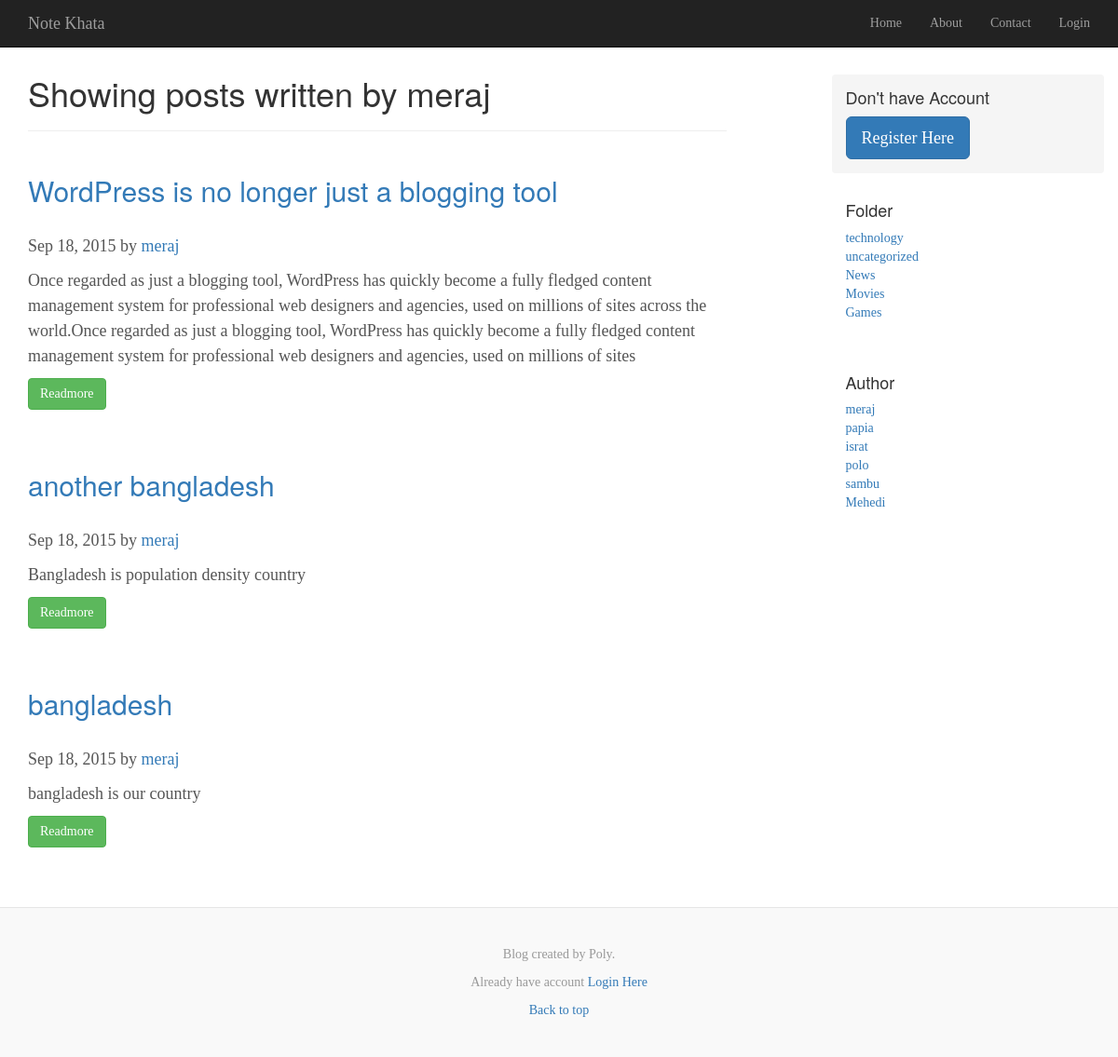
The page /frontend/author.php on the database its author committed.
### tables this page shows
CREATE TABLE IF NOT EXISTS `user` (
`id` int(30) NOT NULL,
  `first_name` varchar(30) NOT NULL,
  `last_name` varchar(30) NOT NULL,
  `date_of_birth` varchar(15) NOT NULL,
  `username` varchar(30) NOT NULL,
  `password` varchar(30) NOT NULL,
  `reg_time` timestamp NOT NULL DEFAULT CURRENT_TIMESTAMP ON UPDATE CURRENT_TIMESTAMP
);

CREATE TABLE IF NOT EXISTS `post` (
`id` int(30) NOT NULL,
  `title` varchar(255) NOT NULL,
  `post` text NOT NULL,
  `folder_id` int(30) NOT NULL,
  `user_id` int(30) NOT NULL,
  `date` timestamp NOT NULL DEFAULT CURRENT_TIMESTAMP ON UPDATE CURRENT_TIMESTAMP
);

CREATE TABLE IF NOT EXISTS `folder` (
`id` int(30) NOT NULL,
  `folder_name` varchar(30) NOT NULL,
  `date` timestamp NOT NULL DEFAULT CURRENT_TIMESTAMP ON UPDATE CURRENT_TIMESTAMP
);

### php_library/db.php (called while the page is built, shortened)
<?php
class Db {
    public function __construct(){
        $server_name = 'localhost';
        $user_name = 'root';
        $password = '';
        $db = 'blog';
        $this->con = new mysqli($server_name, $user_name, $password, $db);
    }
}

### php_library/class_frontend.php (called while the page is built, shortened)
<?php
require 'C:\xampp\htdocs\training\mini project\blog\php_library\db.php';
class Frontend {
    public $db;
    public function __construct(){
        $this->db = new Db();
    }
    public function read_more($string, $length = 60){
        $string_array = explode(' ', $string);
        $string_array_length = count($string_array);
        $new_string = "";
        if($length > $string_array_length){
            $length = $string_array_length;
        }
        for($i = 0; $i < $length; $i++){
            $new_string .= $string_array[$i] . ' ';
        }
        return $new_string;
    }
    public function blog_time_format($time){
        $time = strtotime($time);
        return date('M d, Y', $time);
    }
    public function select_all_from_user() {
       $sql = "SELECT * FROM user";
        return  $this->db->con->query($sql);
    }
    public function select_all_from_folder() {
        $sql = "SELECT * FROM folder";
        return  $this->db->con->query($sql);
    }
    public function select_post_from_post_table_by_user_id($id) {
       $sql = "SELECT * FROM post WHERE user_id = $id ORDER BY date DESC";
        return $this->db->con->query($sql);
    }
    public function user_name_by_user_id($id){
        $sql = "SELECT * from user WHERE id = $id";
        $result = $this->db->con->query($sql);
        $row = $result->fetch_assoc();
        return $row['first_name'];
    }
}

### frontend/author.php (the view, shortened to what this page needs)
<?php
require '../php_library/class_frontend.php';
$id = 1;
$obj = new Frontend();
$posts = $obj->select_post_from_post_table_by_user_id($id);
$username = $obj->user_name_by_user_id($id);
include 'header.php';
?>
<div class="container">
    <div class="row">
        <div class="col-sm-8 blog-main">
            <?php
            if($posts->num_rows == 0){
                echo "<h2>No post found by this Author";
            }else{
                echo "<h1>Showing posts written by $username </h1> <hr><br>";
            }
            while($post = $posts->fetch_assoc()){
                ?>
                <div class="blog-post">
                    <h2 class="blog-post-title">
                        <a href= "post.php?id=<?php echo $post['id'] ;?>"><?php   echo $post['title'] ?></a>
                    </h2>
                    <p class="blog-post-meta"><?php  echo $obj->blog_time_format( $post['date'] ) ?>  by <a href="author.php?id=<?php echo $post['user_id'] ?>"> <?php echo $obj->user_name_by_user_id($post['user_id'])  ?> </a></p>
                    <p> <?php  echo $obj->read_more( $post['post'] ) ?>  </p>
                    <P> <a href= "post.php?id=<?php echo $post['id'] ;?>" class="btn btn-success"> Readmore </a> </P>
                </div>
                <br>
                <br>
            <?php } ?>
        </div>
        <div class="col-sm-3 col-sm-offset-1 blog-sidebar">
            <div class="sidebar-module sidebar-module-inset">
                <h4>Don't have Account</h4>
                <a class="btn btn-primary btn-lg" href="registration_page.php">Register Here</a><br>
            </div>
            <?php include 'sidebar.php' ;?>
        </div>
    </div>
</div>
<footer class="blog-footer">
    <p>Blog created by Poly.</p>
    <p>
    <p>Already have account <a href="login_page.php">Login Here</a></p>
    <a href="#">Back to top</a>
    </p>
</footer>
</body>
</html>

### frontend/header.php (shortened to what this page needs)
<?php
$admin = false;
 ?>
<!doctype html>
<html lang="en">
<head>
    <link rel="stylesheet" href="../style/css/bootstrap.css">
    <link rel="stylesheet" href="../style/css/front_end.css">
</head>
<body>
<nav class="navbar navbar-inverse navbar-fixed-top" id="main-navbar" role="navigation">
    <div class="container">
        <div class="navbar-header">
            <a href="home.php" class="navbar-brand">Note Khata</a>
        </div>
        <?php if(!isset($nav)){
            $nav = "";
        } ?>
        <div class="collapse navbar-collapse" id="navbar-collapse">
            <ul class="nav navbar-nav navbar-right">
                <li class="<?php if($nav == 'home') echo 'active'?>"><a href="home.php">Home</a></li>
                <li class="<?php if($nav == 'about') echo 'active'?>"><a href="about.php">About</a></li>
                <li class="<?php if($nav == 'contact') echo 'active'?>"><a href="">Contact</a></li>
                <?php
                if($admin){
                    echo "<li><a href='../admin'>Dashboard</a></li>";
                }else{
                    echo "<li><a href='login_page.php'>Login</a></li>";
                }
                 ?>
            </ul>
        </div>
    </div>
</nav>

### frontend/sidebar.php
<?php
$folders = $obj->select_all_from_folder();
$users = $obj->select_all_from_user();
?>
<div class="sidebar-module">
    <h4>Folder</h4>
    <ol class="list-unstyled">
        <?php while($row = $folders->fetch_assoc()){ ?>
        <li><a href="folder.php?id=<?php echo $row['id']; ?>"><?php echo $row['folder_name'] ?></a></li>
        <?php } ?>
    </ol>
</div>
<div class="sidebar-module">
    <h4>Author</h4>
    <ol class="list-unstyled">
        <?php while($row = $users->fetch_assoc()){ ?>
            <li><a href="author.php?id=<?php echo $row['id']; ?>"><?php echo $row['first_name'] ?></a></li>
        <?php } ?>
    </ol>
</div>

### style/css/front_end.css (style rules this page uses)
body { font-family: Georgia, "Times New Roman", Times, serif; color: #555; padding-top: 80px; }
h1, .h1, h2, .h2, h3, .h3, h4, .h4, h5, .h5, h6, .h6 { margin-top: 0; font-family: "Helvetica Neue", Helvetica, Arial, sans-serif; font-weight: normal; color: #333; }
.blog-main { font-size: 18px; line-height: 1.5; }
.sidebar-module { padding: 15px; margin: 0 -15px 15px; }
.sidebar-module-inset { padding: 15px; background-color: #f5f5f5; border-radius: 4px; }
.blog-footer { padding: 40px 0; color: #999; text-align: center; background-color: #f9f9f9; border-top: 1px solid #e5e5e5; }
.blog-main h2 { margin-bottom:30px; }

### rows shown on the page
user: first_name "meraj"
post: title "WordPress is no longer just a blogging tool", date "Sep 18, 2015", user.first_name "meraj", post "Once regarded as just a blogging tool, WordPress has quickly become a fully fledged content management system for professional web designers and agencies, used on millions of sites across the world.Once regarded as just a blogging tool, WordPress has quickly become a fully fledged content management system for professional web designers and agencies, used on millions of sites"
post: title "another bangladesh", date "Sep 18, 2015", user.first_name "meraj", post "Bangladesh is population density country"
post: title "bangladesh", date "Sep 18, 2015", user.first_name "meraj", post "bangladesh is our country"
folder: folder_name "technology"
folder: folder_name "uncategorized"
folder: folder_name "News"
folder: folder_name "Movies"
folder: folder_name "Games"
user: first_name "papia"
user: first_name "israt"
user: first_name "polo"
user: first_name "sambu"
user: first_name "Mehedi"
